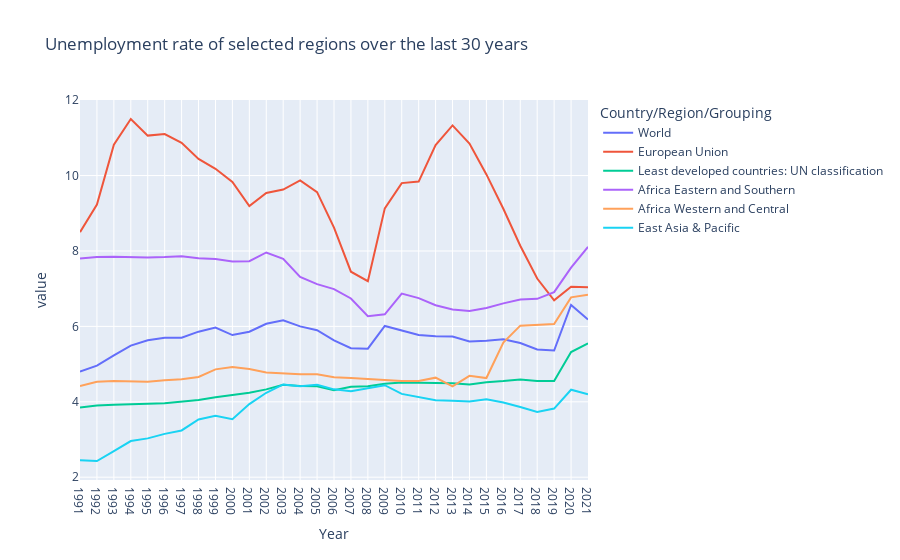

Notebook cell for this chart:
### Code cell
fig2 = px.line(df[["World", "European Union", "Least developed countries: UN classification", "Africa Eastern and Southern", "Africa Western and Central", "East Asia & Pacific"]],
             title="Unemployment rate of selected regions over the last 30 years ")
fig2.show()

### Figure 1 — Plotly figure (JSON) as saved in the notebook; plotly's stock layout.template omitted (floating-point values rounded to 4 significant figures)
{"data": [{"hovertemplate": "Country/Region/Grouping=World<br>Year=%{x}<br>value=%{y}<extra></extra>", "legendgroup": "World", "line": {"color": "#636efa", "dash": "solid"}, "marker": {"symbol": "circle"}, "mode": "lines", "name": "World", "orientation": "v", "showlegend": true, "type": "scatter", "x": ["1991", "1992", "1993", "1994", "1995", "1996", "1997", "1998", "1999", "2000", "2001", "2002", "2003", "2004", "2005", "2006", "2007", "2008", "2009", "2010", "2011", "2012", "2013", "2014", "2015", "2016", "2017", "2018", "2019", "2020", "2021"], "xaxis": "x", "y": [4.8, 4.96, 5.23, 5.49, 5.63, 5.7, 5.7, 5.86, 5.97, 5.77, 5.86, 6.07, 6.16, 6, 5.9, 5.63, 5.42, 5.41, 6.01, 5.9, 5.77, 5.74, 5.73, 5.6, 5.62, 5.66, 5.56, 5.39, 5.36, 6.57, 6.18], "yaxis": "y"}, {"hovertemplate": "Country/Region/Grouping=European Union<br>Year=%{x}<br>value=%{y}<extra></extra>", "legendgroup": "European Union", "line": {"color": "#EF553B", "dash": "solid"}, "marker": {"symbol": "circle"}, "mode": "lines", "name": "European Union", "orientation": "v", "showlegend": true, "type": "scatter", "x": ["1991", "1992", "1993", "1994", "1995", "1996", "1997", "1998", "1999", "2000", "2001", "2002", "2003", "2004", "2005", "2006", "2007", "2008", "2009", "2010", "2011", "2012", "2013", "2014", "2015", "2016", "2017", "2018", "2019", "2020", "2021"], "xaxis": "x", "y": [8.5, 9.23, 10.82, 11.5, 11.06, 11.1, 10.87, 10.44, 10.18, 9.83, 9.19, 9.54, 9.63, 9.87, 9.56, 8.62, 7.45, 7.2, 9.13, 9.8, 9.84, 10.81, 11.33, 10.85, 10.03, 9.12, 8.14, 7.27, 6.69, 7.05, 7.04], "yaxis": "y"}, {"hovertemplate": "Country/Region/Grouping=Least developed countries: UN classification<br>Year=%{x}<br>value=%{y}<extra></extra>", "legendgroup": "Least developed countries: UN classification", "line": {"color": "#00cc96", "dash": "solid"}, "marker": {"symbol": "circle"}, "mode": "lines", "name": "Least developed countries: UN classification", "orientation": "v", "showlegend": true, "type": "scatter", "x": ["1991", "1992", "1993", "1994", "1995", "1996", "1997", "1998", "1999", "2000", "2001", "2002", "2003", "2004", "2005", "2006", "2007", "2008", "2009", "2010", "2011", "2012", "2013", "2014", "2015", "2016", "2017", "2018", "2019", "2020", "2021"], "xaxis": "x", "y": [3.85, 3.9, 3.92, 3.94, 3.95, 3.96, 4, 4.05, 4.12, 4.18, 4.24, 4.33, 4.45, 4.42, 4.41, 4.31, 4.4, 4.41, 4.48, 4.51, 4.51, 4.51, 4.49, 4.46, 4.52, 4.55, 4.59, 4.55, 4.55, 5.32, 5.55], "yaxis": "y"}, {"hovertemplate": "Country/Region/Grouping=Africa Eastern and Southern<br>Year=%{x}<br>value=%{y}<extra></extra>", "legendgroup": "Africa Eastern and Southern", "line": {"color": "#ab63fa", "dash": "solid"}, "marker": {"symbol": "circle"}, "mode": "lines", "name": "Africa Eastern and Southern", "orientation": "v", "showlegend": true, "type": "scatter", "x": ["1991", "1992", "1993", "1994", "1995", "1996", "1997", "1998", "1999", "2000", "2001", "2002", "2003", "2004", "2005", "2006", "2007", "2008", "2009", "2010", "2011", "2012", "2013", "2014", "2015", "2016", "2017", "2018", "2019", "2020", "2021"], "xaxis": "x", "y": [7.8, 7.84, 7.85, 7.84, 7.83, 7.84, 7.86, 7.81, 7.79, 7.72, 7.73, 7.96, 7.79, 7.31, 7.12, 6.99, 6.74, 6.27, 6.32, 6.87, 6.75, 6.56, 6.45, 6.41, 6.49, 6.61, 6.71, 6.73, 6.91, 7.56, 8.11], "yaxis": "y"}, {"hovertemplate": "Country/Region/Grouping=Africa Western and Central<br>Year=%{x}<br>value=%{y}<extra></extra>", "legendgroup": "Africa Western and Central", "line": {"color": "#FFA15A", "dash": "solid"}, "marker": {"symbol": "circle"}, "mode": "lines", "name": "Africa Western and Central", "orientation": "v", "showlegend": true, "type": "scatter", "x": ["1991", "1992", "1993", "1994", "1995", "1996", "1997", "1998", "1999", "2000", "2001", "2002", "2003", "2004", "2005", "2006", "2007", "2008", "2009", "2010", "2011", "2012", "2013", "2014", "2015", "2016", "2017", "2018", "2019", "2020", "2021"], "xaxis": "x", "y": [4.42, 4.53, 4.55, 4.54, 4.53, 4.57, 4.6, 4.66, 4.86, 4.92, 4.87, 4.78, 4.75, 4.73, 4.73, 4.65, 4.63, 4.6, 4.58, 4.55, 4.55, 4.64, 4.41, 4.69, 4.63, 5.57, 6.02, 6.04, 6.06, 6.77, 6.84], "yaxis": "y"}, {"hovertemplate": "Country/Region/Grouping=East Asia & Pacific<br>Year=%{x}<br>value=%{y}<extra></extra>", "legendgroup": "East Asia & Pacific", "line": {"color": "#19d3f3", "dash": "solid"}, "marker": {"symbol": "circle"}, "mode": "lines", "name": "East Asia & Pacific", "orientation": "v", "showlegend": true, "type": "scatter", "x": ["1991", "1992", "1993", "1994", "1995", "1996", "1997", "1998", "1999", "2000", "2001", "2002", "2003", "2004", "2005", "2006", "2007", "2008", "2009", "2010", "2011", "2012", "2013", "2014", "2015", "2016", "2017", "2018", "2019", "2020", "2021"], "xaxis": "x", "y": [2.45, 2.43, 2.69, 2.96, 3.03, 3.15, 3.24, 3.53, 3.63, 3.54, 3.94, 4.24, 4.46, 4.41, 4.45, 4.33, 4.28, 4.36, 4.44, 4.21, 4.12, 4.04, 4.03, 4.01, 4.07, 3.98, 3.86, 3.73, 3.82, 4.32, 4.2], "yaxis": "y"}], "layout": {"legend": {"title": {"text": "Country/Region/Grouping"}, "tracegroupgap": 0}, "title": {"text": "Unemployment rate of selected regions over the last 30 years "}, "xaxis": {"anchor": "y", "domain": [0, 1], "title": {"text": "Year"}}, "yaxis": {"anchor": "x", "domain": [0, 1], "title": {"text": "value"}}}}
